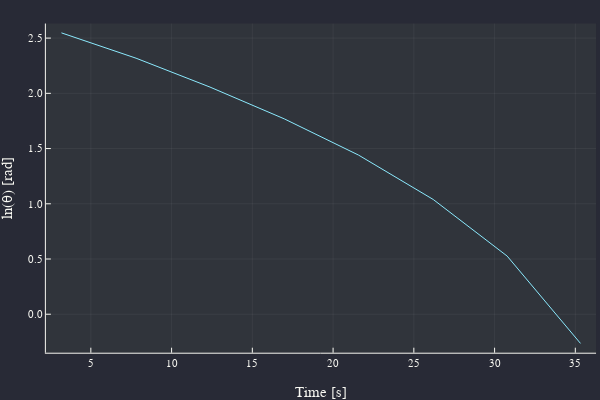

Here is the notebook cell this chart was saved with:
### Markdown cell above
#### Gögn 2 hápunktar nema $\log_e$ skali á y-ás

### Code cell
plot(data2[peaks[1:end-1],1], log.(data2[peaks[1:end-1],2]),
xlabel = "Time [s]",
ylabel = "ln(θ) [rad]",
labels = :none)

### Figure 1 — Plotly figure (JSON) as saved in the notebook; plotly's stock layout.template omitted (floating-point values rounded to 4 significant figures)
{"data": [{"colorbar": {"title": ""}, "legendgroup": "", "line": {"color": "rgba(139, 233, 253, 1.000)", "dash": "solid", "shape": "linear", "width": 1}, "mode": "lines", "name": "", "showlegend": false, "type": "scatter", "x": [3.18, 7.8, 12.38, 16.98, 21.58, 26.2, 30.78, 35.32], "xaxis": "x", "y": [2.547, 2.318, 2.057, 1.769, 1.441, 1.039, 0.5265, -0.264], "yaxis": "y", "zmax": null, "zmin": null}], "layout": {"annotations": [], "height": 400, "legend": {"bgcolor": "rgba(40, 42, 54, 1.000)", "bordercolor": "rgba(248, 248, 242, 1.000)", "borderwidth": 1, "font": {"color": "rgba(248, 248, 242, 1.000)", "family": "sans-serif", "size": 11}, "title": {"font": {"color": "rgba(248, 248, 242, 1.000)", "family": "sans-serif", "size": 15}, "text": ""}, "tracegroupgap": 0, "traceorder": "normal", "x": 1, "xanchor": "auto", "y": 1, "yanchor": "auto"}, "margin": {"b": 20, "l": 0, "r": 0, "t": 20}, "paper_bgcolor": "rgba(40, 42, 54, 1.000)", "plot_bgcolor": "rgba(48, 52, 59, 1.000)", "showlegend": true, "width": 600, "xaxis": {"anchor": "y", "domain": [0.07647, 0.9934], "gridcolor": "rgba(248, 248, 242, 0.100)", "gridwidth": 0.5, "linecolor": "rgba(248, 248, 242, 1.000)", "mirror": false, "range": [2.216, 36.28], "showgrid": true, "showline": true, "showticklabels": true, "tickangle": 0, "tickcolor": "rgb(248, 248, 242)", "tickfont": {"color": "rgba(248, 248, 242, 1.000)", "family": "sans-serif", "size": 11}, "tickmode": "array", "ticks": "inside", "ticktext": ["5", "10", "15", "20", "25", "30", "35"], "tickvals": [5, 10, 15, 20, 25, 30, 35], "title": "Time [s]", "titlefont": {"color": "rgba(248, 248, 242, 1.000)", "family": "sans-serif", "size": 15}, "type": "-", "visible": true, "zeroline": false, "zerolinecolor": "rgba(248, 248, 242, 1.000)"}, "yaxis": {"anchor": "x", "domain": [0.07581, 0.9902], "gridcolor": "rgba(248, 248, 242, 0.100)", "gridwidth": 0.5, "linecolor": "rgba(248, 248, 242, 1.000)", "mirror": false, "range": [-0.3483, 2.632], "showgrid": true, "showline": true, "showticklabels": true, "tickangle": 0, "tickcolor": "rgb(248, 248, 242)", "tickfont": {"color": "rgba(248, 248, 242, 1.000)", "family": "sans-serif", "size": 11}, "tickmode": "array", "ticks": "inside", "ticktext": ["0.0", "0.5", "1.0", "1.5", "2.0", "2.5"], "tickvals": [0, 0.5, 1, 1.5, 2, 2.5], "title": "ln(θ) [rad]", "titlefont": {"color": "rgba(248, 248, 242, 1.000)", "family": "sans-serif", "size": 15}, "type": "-", "visible": true, "zeroline": false, "zerolinecolor": "rgba(248, 248, 242, 1.000)"}}}
